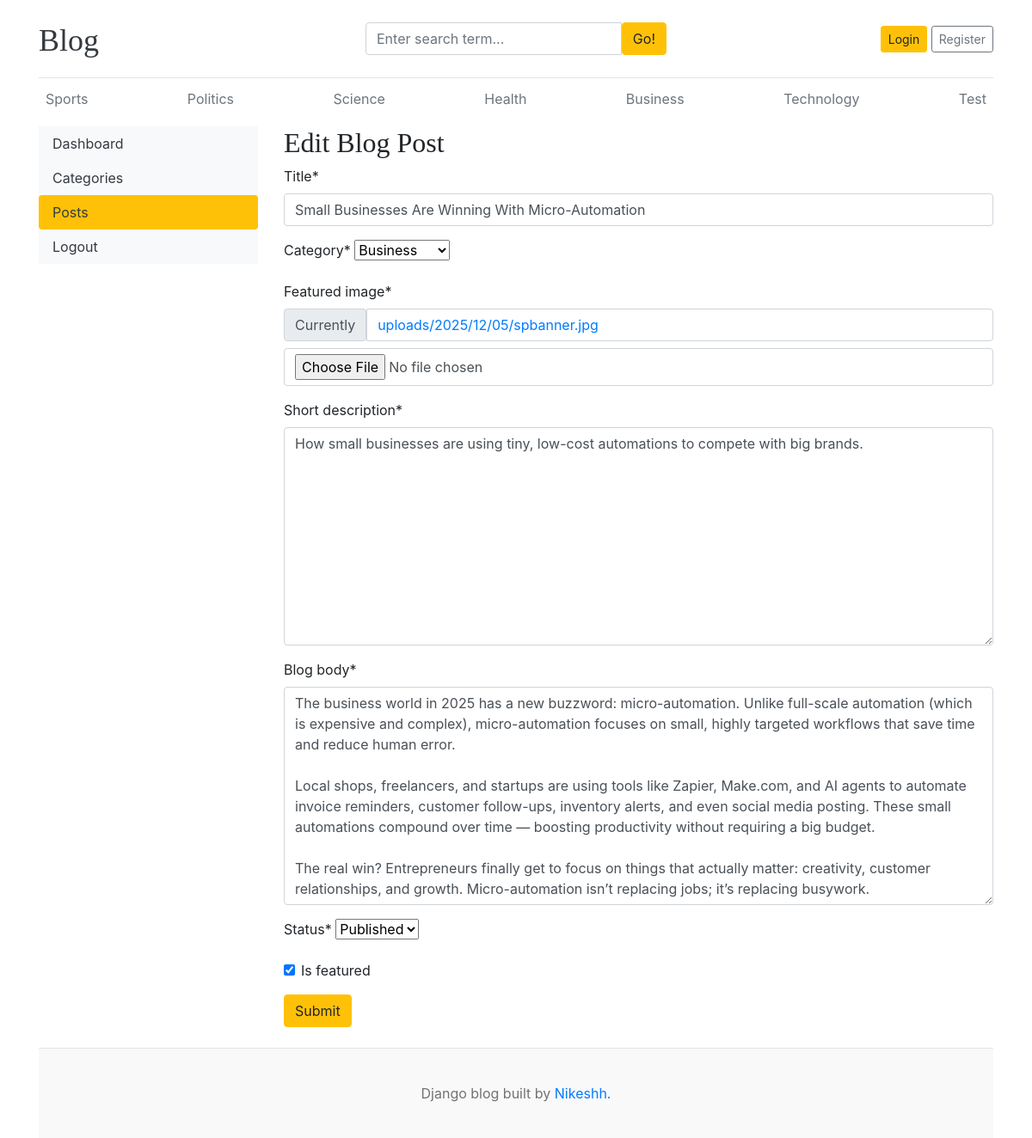
Screenshot of /dashboard/posts/edit/3/ with the database file from the repository.
### blogs/models.py (models this page shows, shortened)
class Category(models.Model):
  category_name = models.CharField(max_length=50, unique=True)
  created_at = models.DateTimeField(auto_now_add=True)
  updated_at = models.DateTimeField(auto_now=True)
  class Meta:
    verbose_name_plural = "Categories"
  def __str__(self):
    return self.category_name

class Blog(models.Model):
  title = models.CharField(max_length=100)
  slug = models.SlugField(max_length=150, unique=True, blank=True)
  category = models.ForeignKey(Category, on_delete=models.CASCADE)
  author = models.ForeignKey(User, on_delete=models.CASCADE)
  featured_image = models.ImageField(upload_to='uploads/%Y/%m/%d')
  short_description = models.TextField(max_length=500)
  blog_body = models.TextField(max_length=2000)
  status = models.CharField(max_length=50,choices=STATUS_CHOICES, default="Draft")
  is_featured = models.BooleanField(default=False)
  created_at = models.DateTimeField(auto_now_add=True)
  updated_at = models.DateTimeField(auto_now=True)

### dashboard/views.py (the view, shortened to what this page needs)
# urls.py: path('posts/edit/<int:pk>/', views.edit_post, name='edit_post'),
def edit_post(request, pk):
    post = get_object_or_404(Blog, pk=pk)
    form = BlogPostForm(instance=post)
    context = {
        'form': form,
        'post': post
    }
    return render(request, 'dashboard/edit_post.html', context)

### dashboard/forms.py
class BlogPostForm(forms.ModelForm):
    class Meta:
        model = Blog
        fields = ('title', 'category', 'featured_image', 'short_description', 'blog_body', 'status', 'is_featured')

### blogs/context_processors.py (called while the page is built)
def get_categories(request):
  categories = Category.objects.all()
  return dict(categories=categories)

def get_social_links(request):
  social_links = SocialLink.objects.all()
  return dict(social_links=social_links)

### templates/dashboard/edit_post.html (shortened to what this page needs)
{% extends 'base.html' %}
{% block content %}
{% load crispy_forms_tags %}
<div class="row">
    {% include 'dashboard/sidebar.html' %}
    <div class="col-md-9">
        <h2>Edit Blog Post</h2>
        <form action="{% url 'edit_post' post.id %}" method="POST" enctype="multipart/form-data">
            {{ form | crispy }}
            <button type="submit" class="btn btn-warning">Submit</button>
        </form>
        <br>
    </div>
</div>
{% endblock %}

### templates/base.html (shortened to what this page needs)
{% load static %}
<!DOCTYPE html>
<html lang="en">
  <head>
    <link
      href="https://getbootstrap.com/docs/4.0/dist/css/bootstrap.min.css"
      rel="stylesheet"/>
    <link href="{% static 'css/blog.css' %}" rel="stylesheet" />
    <link rel="stylesheet" href="https://cdnjs.cloudflare.com/ajax/libs/font-awesome/4.7.0/css/font-awesome.min.css">
  </head>
  <body>
    <div class="container">
      <header class="blog-header py-3">
        <div class="row flex-nowrap justify-content-between align-items-center">
          <div class="col-4 pt-1">
            <a class="blog-header-logo text-dark" href="/">Blog</a>
          </div>
          <div class="col-4">
            <form method="GET" action="{% url 'search' %}">
              <div class="input-group">
                <input type="text" class="form-control" name="keyword" value="{{keyword}}" placeholder="Enter search term...", aria-label="Enter search term">
                <button type="submit" id="button-search" class="btn btn-warning" >Go!</button>
              </div>
            </form>
          </div>
          <div class="col-4 d-flex justify-content-end align-items-center">
            {% if not user.is_authenticated %}
            <a class="btn btn-sm btn-warning" href="{% url 'login' %}">Login</a> &nbsp;
            <a class="btn btn-sm btn-outline-secondary" href="{% url 'register' %}">Register</a>
            {% else %}
            <span>
              <a href="{% url 'dashboard' %}">Dashboard</a>
            </span>
            <a class="btn btn-sm btn-warning" href="{% url 'logout' %}">Logout</a>
            {% endif %}
          </div>
        </div>
      </header>
      <div class="nav-scroller py-1 mb-2">
        <nav class="nav d-flex justify-content-between">
          {% for category in categories %}
          <a class="p-2 text-muted" href="{% url 'post_by_category' category.id %}">{{category.category_name}}</a>
          {% endfor %}
        </nav>
      </div>
      {% block content %}
      {% endblock content %}
     <footer class="blog-footer">
      <p>Django blog built by <a href="#">Nikeshh.</a></p>
    </footer>
  </body>
</html>

### blog_main/static/css/blog.css (style rules this page uses)
.blog-header { border-bottom: 1px solid #e5e5e5; }
.blog-header-logo { font-family: "Playfair Display", Georgia, "Times New Roman", serif; font-size: 2.25rem; }
h1, h2, h3, h4, h5, h6 { font-family: "Playfair Display", Georgia, "Times New Roman", serif; }
.blog-footer { padding: 2.5rem 0; color: #727272; text-align: center; background-color: #f9f9f9; border-top: .05rem solid #e5e5e5; }
.blog-footer p:last-child { margin-bottom: 0; }

### rows the page displays
Category: category_name "Sports"
Category: category_name "Politics"
Category: category_name "Science"
Category: category_name "Health"
Category: category_name "Business"
Category: category_name "Technology"
Category: category_name "Test"
Blog: title "Small Businesses Are Winning With Micro-Automation", category "Business", short_description "How small businesses are using tiny, low-cost automations to compete with big brands.", blog_body "The business world in 2025 has a new buzzword: micro-automation. Unlike full-scale automation (which is expensive and complex), micro-automation focuses on small, highly targeted workflows that save time and reduce human error. Local shops, freelancers, and startups are using tools like Zapier, Make.com, and AI agents to automate invoice reminders, customer follow-ups, inventory alerts, and even social media posting. These small automations compound over time — boosting productivity without requiring a big budget. The real win? Entrepreneurs finally get to focus on things that actually matter: creativity, customer relationships, and growth. Micro-automation isn’t replacing jobs; it’s…", status "Published", is_featured "☑"
